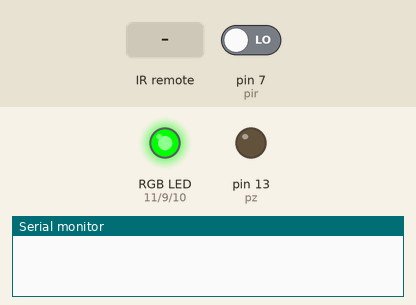
A sketch run on a simulated Arduino Uno, built with avr-gcc and run on an emulated ATmega328P. On the bench: an RGB LED mixed from three pins (HIGH = lit), output pins drawn as LEDs (lit = HIGH), the last lines printed to the serial monitor. The inputs (shaded band) are chosen by the test bench; at power-on: pin 7 (pir) LOW.

Above: at 1.2 s.
1.3 s: infrared code 0xFD08F7 received
At 2.5 s:
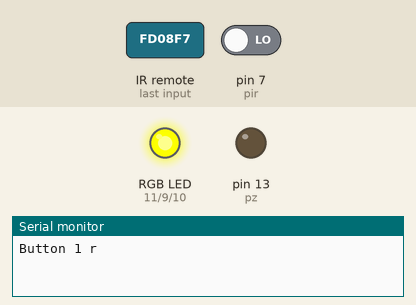
2.9 s: infrared code 0xFD48B7 received
At 3.7 s:
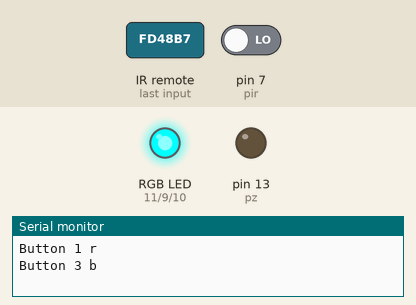
4.5 s: pin 7 (pir) driven HIGH
At 4.9 s:
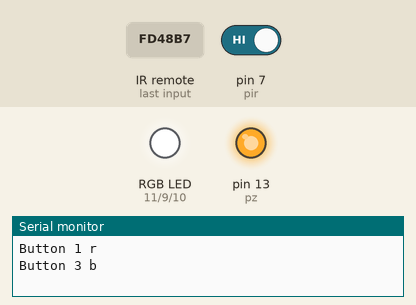
6.0 s: infrared code 0xFD8877 received
At 7.3 s:
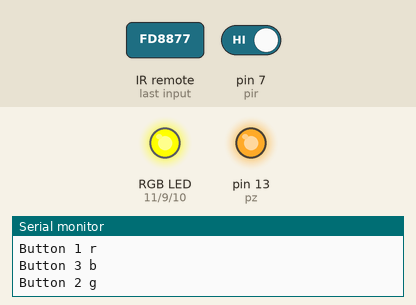
7.6 s: infrared code 0xFD28D7 received
At 8.4 s:
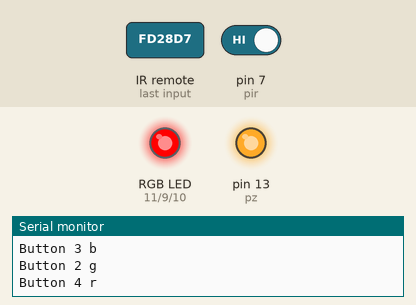
9.1 s: infrared code 0xFD6897 received
At 9.6 s:
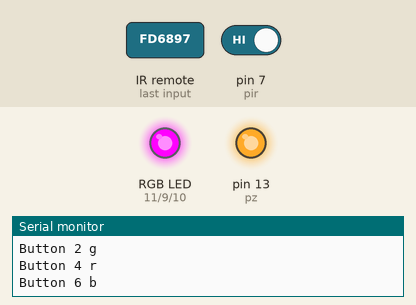
Timing chart, 0 to 11.7 s (numbered marks = the images above; inputs shaded):
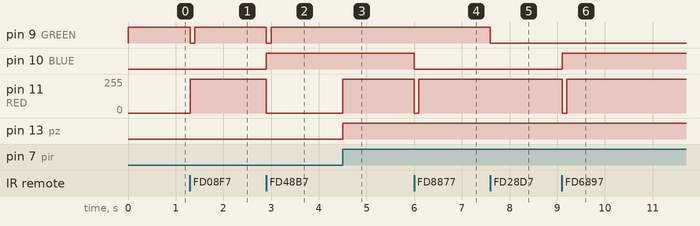

Measured:
- after the input at 1.3 s, pin 9 (GREEN): HIGH → LOW at once, → HIGH 0.10 s later; pin 11 (RED): 0/255 → 255/255 at once, → 252/255 0.10 s later
- after the input at 2.9 s, pin 9 (GREEN): HIGH → LOW at once, → HIGH 0.10 s later; pin 10 (BLUE): LOW → HIGH at once; pin 11 (RED): 252/255 → 0/255 at once
- after the input at 4.5 s, pin 11 (RED): 0/255 → 255/255 at once; pin 13 (pz): LOW → HIGH at once
- after the input at 6.0 s, pin 10 (BLUE): HIGH → LOW at once; pin 11 (RED): 255/255 → 0/255 at once, → 255/255 0.10 s later
- after the input at 7.6 s, pin 9 (GREEN): HIGH → LOW at once
- after the input at 9.1 s, pin 10 (BLUE): LOW → HIGH at once; pin 11 (RED): 255/255 → 0/255 at once, → 255/255 0.10 s later

The sketch:

Code.ino
```cpp
#include <IRremote.h>

const int RECV_PIN = 8;
IRrecv irrecv(RECV_PIN);
decode_results results;
const int RED = 11,GREEN = 9, BLUE = 10;
int pz = 13;
int pir = 7;
int red = 255,grn = 255,blu = 255;
char c=' ';


void setup()
{
  Serial.begin(9600);
  irrecv.enableIRIn();
  irrecv.blink13(true);
  pinMode(RED, OUTPUT);
  pinMode(GREEN, OUTPUT);
  pinMode(BLUE, OUTPUT);
  pinMode(pz, OUTPUT);
  pinMode(pir, INPUT);
}

void loop()
{

   int PIR = digitalRead(pir);

   if (PIR == HIGH){
      digitalWrite(RED,HIGH);
      digitalWrite(pz,HIGH);
    }
   if (PIR == LOW){
      digitalWrite(pz, LOW);
      digitalWrite(GREEN,HIGH);
    }


if (irrecv.decode(&results))
  {
   switch(results.value)
   {
     case 16582903:
         setColor(255,0,0);
         c = 'r';
         Serial.print("Button 1 ");
         Serial.println(c);
         delay(100);
         red = red/0.25;
         analogWrite(RED,red);
         break;

     case 16615543:
         setColor(0,255,0);
         c = 'g';
         Serial.print("Button 2 ");
         Serial.println(c);
         delay(100);
         grn = grn/0.25;
         analogWrite(GREEN,grn);
         break;

     case 16599223:
         setColor(0,0,255);
         c = 'b';
         Serial.print("Button 3 ");
         Serial.println(c);
         delay(100);
         blu = blu/0.25;
         analogWrite(BLUE,blu);
         break;


     case 16591063:
         setColor(255,0,0);
         c = 'r';
         Serial.print("Button 4 ");
         Serial.println(c);
         delay(100);
     red = red*0.25;
        analogWrite(RED,red);
         break;


     case 16623703:
         setColor(0,255,0);
         c = 'g';
         Serial.print("Button 5 ");
         Serial.println(c);
         delay(100);
         grn = grn*0.25;
         analogWrite(GREEN,grn);
         break;

     case 16607383:
         setColor(0,0,255);
         c = 'b';
         Serial.print("Button 6 ");
         Serial.println(c);
         delay(100);
         blu = blu*0.25;
         analogWrite(BLUE,blu);
         break;


       case 16593103:
       setColor(0,0,0);
       break;


       case 16603303:
       setColor(255,255,255);
       break;
   }
       irrecv.resume();
  }
}


void setColor (int red, int green, int blue) {
  analogWrite(RED, red);
  analogWrite(GREEN, green);
  analogWrite(BLUE, blue);
}
```
